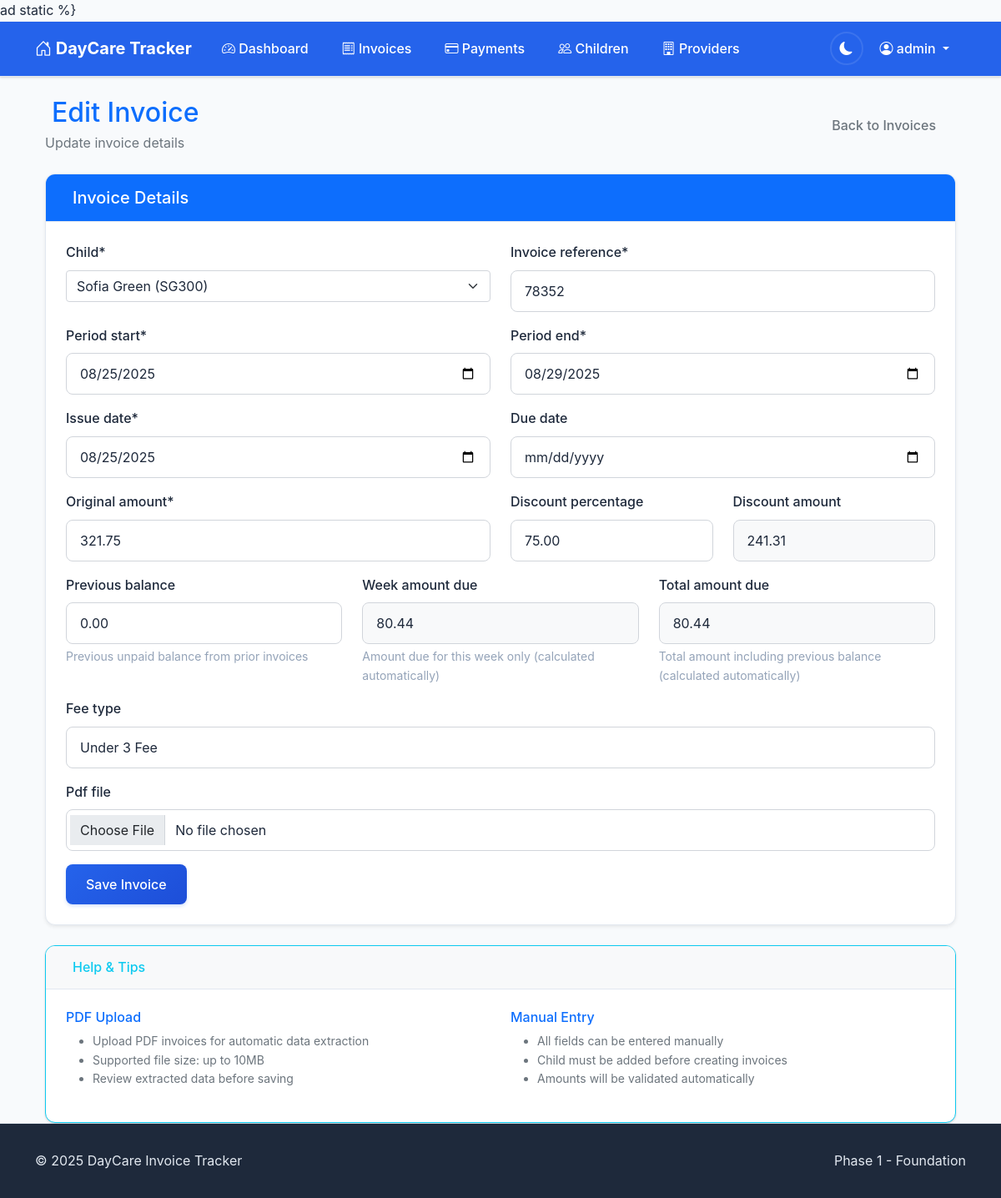
Page /invoices/7/edit/ (signed in) on the committed database.
### accounts/models.py (models this page shows, shortened)
class CustomUser(AbstractUser):
    email = models.EmailField(unique=True)
    phone_number = models.CharField(max_length=15, blank=True)
    notification_preferences = models.JSONField(
        default=dict,
        help_text="User preferences for email/SMS notifications"
    )
    created_at = models.DateTimeField(auto_now_add=True)
    updated_at = models.DateTimeField(auto_now=True)

### invoices/models.py (models this page shows, shortened)
class Invoice(models.Model):
    PAYMENT_STATUS_CHOICES = [
        ('unpaid', 'Unpaid'),
        ('partial', 'Partially Paid'),
        ('paid', 'Paid'),
        ('overdue', 'Overdue'),
    ]
    child = models.ForeignKey(Child, on_delete=models.CASCADE, related_name='invoices')
    invoice_reference = models.CharField(max_length=50)
    period_start = models.DateField()
    period_end = models.DateField()
    issue_date = models.DateField()
    due_date = models.DateField(null=True, blank=True)
    original_amount = models.DecimalField(max_digits=10, decimal_places=2)
    discount_percentage = models.DecimalField(max_digits=5, decimal_places=2, default=Decimal('0.00'))
    discount_amount = models.DecimalField(max_digits=10, decimal_places=2, default=Decimal('0.00'))
    previous_balance = models.DecimalField(
        max_digits=10,
        decimal_places=2,
        default=Decimal('0.00'),
        help_text="Previous unpaid balance carried forward"
    )
    week_amount_due = models.DecimalField(
        max_digits=10,
        decimal_places=2,
        default=Decimal('0.00'),
        help_text="Amount due for this week only (excluding previous balance)"
    )
    total_amount_due = models.DecimalField(
        max_digits=10,
        decimal_places=2,
        default=Decimal('0.00'),
        help_text="Total amount due including previous balance"
    )
    amount_due = models.DecimalField(
        max_digits=10,
        decimal_places=2,
        help_text="Legacy field - use total_amount_due instead"
    )
    payment_status = models.CharField(max_length=10, choices=PAYMENT_STATUS_CHOICES, default='unpaid')
    fee_type = models.CharField(max_length=100, blank=True)
    pdf_file = models.FileField(upload_to='invoices/%Y/%m/', null=True, blank=True)
    extracted_from_email = models.BooleanField(default=False)
    email_message_id = models.CharField(max_length=255, blank=True)
    created_at = models.DateTimeField(auto_now_add=True)
    updated_at = models.DateTimeField(auto_now=True)
    class Meta:
        ordering = ['-issue_date']
        unique_together = ['child', 'invoice_reference']

### invoices/views.py (the view, shortened to what this page needs)
# urls.py: path('invoices/<int:pk>/edit/', views.InvoiceUpdateView.as_view(), name='invoice_edit'),
class InvoiceUpdateView(LoginRequiredMixin, UpdateView):
    model = Invoice
    form_class = InvoiceForm
    template_name = 'invoices/invoice_form.html'
    def get_queryset(self):
        return Invoice.objects.filter(child__user=self.request.user)
    def get_form_kwargs(self):
        kwargs = super().get_form_kwargs()
        kwargs['user'] = self.request.user
        return kwargs

### invoices/models.py (called while the page is built)
    def __str__(self):
        return f"{self.name} ({self.reference_number})"

### templates/invoices/invoice_form.html (shortened to what this page needs)
{% extends 'base.html' %}
{% load crispy_forms_tags %}
{% block content %}
<div class="container-fluid">
    <div class="row mb-4">
        <div class="col-12">
            <div class="d-flex justify-content-between align-items-center">
                <div>
                    <h2 class="text-primary mb-1">
                        {{ object|yesno:"Edit,Add" }} Invoice
                    </h2>
                    <p class="text-muted mb-0">
                        {{ object|yesno:"Update invoice details,Upload PDF or enter invoice details manually" }}
                    </p>
                </div>
                <a href="{% url 'invoices:invoice_list' %}" class="btn btn-outline-secondary">
                    Back to Invoices
                </a>
            </div>
        </div>
    </div>
    <div class="row">
        <div class="col-12">
            <div class="card shadow-sm">
                <div class="card-header bg-primary text-white">
                    <h5 class="mb-0">
                        Invoice Details
                    </h5>
                </div>
                <div class="card-body">
                    <form method="post" enctype="multipart/form-data" id="invoice-form">
                        {% crispy form %}
                    </form>
                </div>
            </div>
        </div>
    </div>
    <div class="row mt-4">
        <div class="col-12">
            <div class="card border-info">
                <div class="card-header bg-light">
                    <h6 class="text-info mb-0">
                        Help & Tips
                    </h6>
                </div>
                <div class="card-body">
                    <div class="row">
                        <div class="col-md-6">
                            <h6 class="text-primary">PDF Upload</h6>
                            <ul class="small text-muted">
                                <li>Upload PDF invoices for automatic data extraction</li>
                                <li>Supported file size: up to 10MB</li>
                                <li>Review extracted data before saving</li>
                            </ul>
                        </div>
                        <div class="col-md-6">
                            <h6 class="text-primary">Manual Entry</h6>
                            <ul class="small text-muted">
                                <li>All fields can be entered manually</li>
                                <li>Child must be added before creating invoices</li>
                                <li>Amounts will be validated automatically</li>
                            </ul>
                        </div>
                    </div>
                </div>
            </div>
        </div>
    </div>
</div>
{% endblock %}

### templates/base.html (shortened to what this page needs)
<!DOCTYPE html>
<html lang="en">
<head>
    <link href="https://cdn.jsdelivr.net/npm/bootstrap@5.1.3/dist/css/bootstrap.min.css" rel="stylesheet">
    <link rel="stylesheet" href="https://cdn.jsdelivr.net/npm/bootstrap-icons@1.7.2/font/bootstrap-icons.css">
    {% load static %}
    <link href="{% static 'css/main.css' %}" rel="stylesheet">
</head>
<body class="d-flex flex-column min-vh-100">
    <nav class="navbar navbar-expand-lg navbar-dark bg-primary">
        <div class="container">
            <a class="navbar-brand" href="{% url 'invoices:dashboard' %}">
                <i class="bi bi-house-door"></i>
                DayCare Tracker
            </a>
            <div class="collapse navbar-collapse" id="navbarNav">
                {% if user.is_authenticated %}
                <ul class="navbar-nav me-auto">
                    <li class="nav-item">
                        <a class="nav-link" href="{% url 'invoices:dashboard' %}">
                            <i class="bi bi-speedometer2"></i>
                            Dashboard
                        </a>
                    </li>
                    <li class="nav-item">
                        <a class="nav-link" href="{% url 'invoices:invoice_list' %}">
                            <i class="bi bi-receipt"></i>
                            Invoices
                        </a>
                    </li>
                    <li class="nav-item">
                        <a class="nav-link" href="{% url 'invoices:payment_list' %}">
                            <i class="bi bi-credit-card"></i>
                            Payments
                        </a>
                    </li>
                    <li class="nav-item">
                        <a class="nav-link" href="{% url 'invoices:child_list' %}">
                            <i class="bi bi-people"></i>
                            Children
                        </a>
                    </li>
                    <li class="nav-item">
                        <a class="nav-link" href="{% url 'invoices:provider_list' %}">
                            <i class="bi bi-building"></i>
                            Providers
                        </a>
                    </li>
                </ul>
                <ul class="navbar-nav">
                    <li class="nav-item d-flex align-items-center">
                        <button class="theme-toggle" id="themeToggle" aria-label="Toggle dark mode" title="Toggle theme">
                            <i class="bi bi-sun-fill" id="themeIcon"></i>
                        </button>
                    </li>
                    <li class="nav-item dropdown">
                        <a class="nav-link dropdown-toggle" href="#" id="navbarDropdown" role="button" data-bs-toggle="dropdown">
                            <i class="bi bi-person-circle"></i>
                            {{ user.username }}
                        </a>
                    </li>
                </ul>
                {% endif %}
            </div>
        </div>
    </nav>
    <main class="flex-grow-1">
        <div class="container mt-4">
            {% block content %}{% endblock %}
        </div>
    </main>
    <footer class="footer mt-auto">
        <div class="container">
            <div class="row">
                <div class="col-md-6">
                    <p class="mb-0">&copy; 2025 DayCare Invoice Tracker</p>
                </div>
                <div class="col-md-6 text-end">
                    <p class="mb-0">Phase 1 - Foundation</p>
                </div>
            </div>
        </div>
    </footer>
</body>
</html>

### static/css/main.css (style rules this page uses)
:root { --bs-primary: #2563eb; --bs-secondary: #64748b; --bs-success: #10b981; --bs-warning: #f59e0b; --bs-danger: #ef4444; --bs-info: #06b6d4; --bg-primary: #ffffff; --bg-secondary: #f8fafc; --bg-tertiary: #f1f5f9; --text-primary: #1e293b; --text-secondary: #64748b; --text-muted: #94a3b8; --border-color: #e2e8f0; --border-light: #f1f5f9; --card-bg: #ffffff; --card-border: #e2e8f0; --card-shadow: 0 1px 3px 0 rgba(0, 0, 0, 0.1), 0 1px 2px 0 rgba(0, 0, 0, 0.06); --card-shadow-hover: 0 10px 15px -3px rgba(0, 0, 0, 0.1), 0 4px 6px -2px rgba(0, 0, 0, 0.05); --navbar-bg: var(--bs-primary); --navbar-text: #ffffff; --navbar-hover: rgba(255, 255, 255, 0.1); --input-bg: #ffffff; --input-border: #d1d5db; --input-focus-border: var(--bs-primary); --input-focus-shadow: 0 0 0 3px rgba(37, 99, 235, 0.1); --stats-children: #8b5cf6; --stats-invoices: #06b6d4; --stats-paid: #10b981; --stats-outstanding: #f59e0b; --stats-overdue: #ef4444; --btn-primary-bg: var(--bs-primary); --btn-primary-hover: #1d4ed8; --btn-secondary-bg: #64748b; --btn-secondary-hover: #475569; --footer-bg: #1e293b; --footer-text: #e2e8f0; --transition-fast: 0.15s ease-in-out; --transition-medium: 0.3s ease-in-out; --transition-slow: 0.5s ease-in-out; }
* { transition: background-color var(--transition-fast), color var(--transition-fast), border-color var(--transition-fast), box-shadow var(--transition-fast); }
body { font-family: -apple-system, BlinkMacSystemFont, "Segoe UI", Roboto, "Helvetica Neue", Arial, "Noto Sans", sans-serif; background-color: var(--bg-secondary); color: var(--text-primary); line-height: 1.6; }
.navbar { background-color: var(--navbar-bg) !important; box-shadow: var(--card-shadow); border-bottom: 1px solid var(--border-color); }
.navbar-brand { font-weight: 700; font-size: 1.25rem; color: var(--navbar-text) !important; }
.navbar-nav .nav-link { color: var(--navbar-text) !important; font-weight: 500; padding: 0.75rem 1rem !important; border-radius: 0.375rem; margin: 0 0.25rem; transition: all var(--transition-fast); }
.theme-toggle { background: none; border: 2px solid var(--navbar-hover); color: var(--navbar-text); width: 40px; height: 40px; border-radius: 50%; display: flex; align-items: center; justify-content: center; transition: all var(--transition-fast); margin-left: 1rem; }
.card { background-color: var(--card-bg); border: 1px solid var(--card-border); border-radius: 0.75rem; box-shadow: var(--card-shadow); transition: all var(--transition-medium); overflow: hidden; }
.card-header { background-color: var(--bg-tertiary); color: var(--text-primary); border-bottom: 1px solid var(--card-border); font-weight: 600; padding: 1rem 1.5rem; }
.card-body { padding: 1.5rem; }
.form-control { background-color: var(--input-bg); border: 1px solid var(--input-border); color: var(--text-primary); border-radius: 0.5rem; padding: 0.75rem 1rem; transition: all var(--transition-fast); }
.form-control::placeholder { color: var(--text-muted); }
.form-label { color: var(--text-primary); font-weight: 500; margin-bottom: 0.5rem; }
.form-text { color: var(--text-muted); }
.form-select { background-color: var(--input-bg); border: 1px solid var(--input-border); color: var(--text-primary); }
.btn { border-radius: 0.5rem; font-weight: 500; padding: 0.75rem 1.5rem; transition: all var(--transition-fast); border: none; }
.btn-primary { background: linear-gradient(135deg, var(--btn-primary-bg) 0%, var(--btn-primary-hover) 100%); color: white; box-shadow: 0 2px 4px rgba(37, 99, 235, 0.2); }
.footer { background-color: var(--footer-bg); color: var(--footer-text); padding: 2rem 0; margin-top: 3rem; border-top: 1px solid var(--border-color); }
html { scroll-behavior: smooth; }

### rows in the picture
CustomUser: username "admin"
Invoice: child "Sofia Green (SG300)", invoice_reference "78352", period_start "08/25/2025", period_end "08/29/2025", issue_date "08/25/2025", original_amount "321.75", discount_percentage "75.00", discount_amount "241.31", previous_balance "0.00", week_amount_due "80.44", total_amount_due "80.44", fee_type "Under 3 Fee"

### other values in the picture
{{ object|yesno:"Edit,Add" }} "Edit"
